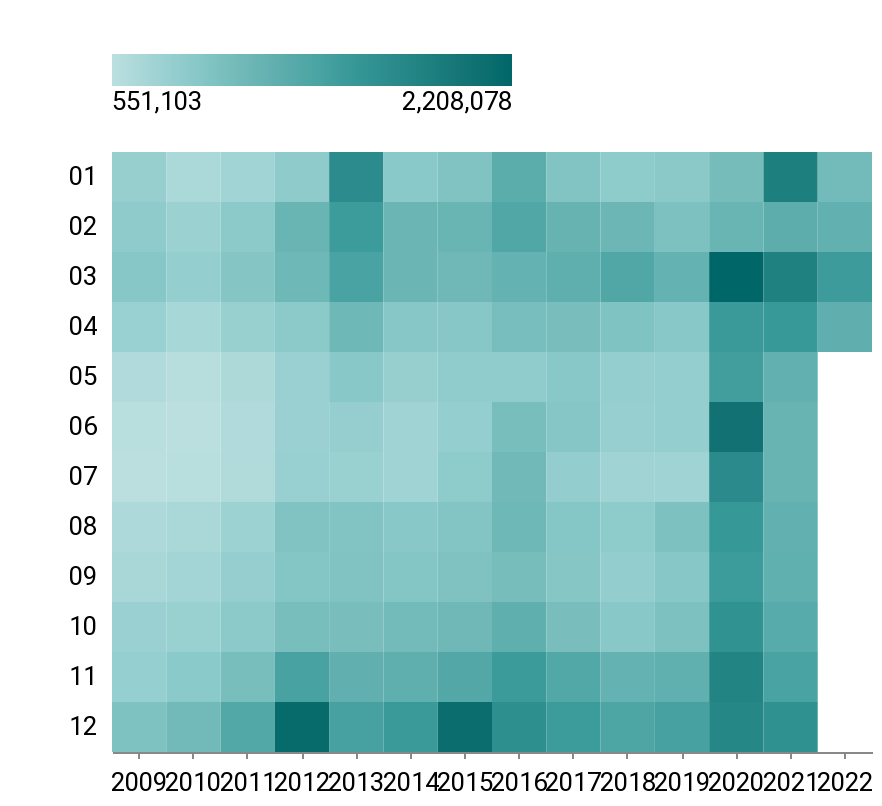

The code cell stored with this chart in its notebook:
### Code cell
heatmap = (
    (
        alt.Chart(grouped)
        .mark_rect()
        .encode(
            x=alt.X(
                "year:O",
                axis=alt.Axis(title=""),
            ),
            y=alt.Y(
                "month:O",
                axis=alt.Axis(title=""),
            ),
            color=alt.Color(
                ("totals_no_permits:Q"),
                title="",
                scale=alt.Scale(scheme="teals", reverse=False),
            ),
        )
    )
    .properties(
        width=380,
        height=300,
        title=f" ",
    )
    .configure_legend(orient="top", tickCount=1)
)
heatmap.display()

### Figure 1 — Vega-Lite specification as saved in the notebook (floating-point values rounded to 4 significant figures; data arrays with more than 128 entries replaced by an {"elided": "..."} marker saying what was removed)
{"config": {"view": {"width": 800, "height": 450, "strokeOpacity": 0}, "background": "#ffffff", "title": {"anchor": "start", "font": "Summit Sans", "fontColor": "palette[\"black\"]", "fontSize": 18, "fontWeight": "normal"}, "arc": {"fill": "#00d4d8"}, "area": {"fill": "#00d4d8"}, "line": {"stroke": "#00d4d8", "strokeWidth": 3}, "path": {"stroke": "#00d4d8"}, "rect": {"fill": "#00d4d8"}, "shape": {"stroke": "#00d4d8"}, "bar": {"fill": "#00d4d8"}, "point": {"stroke": "#00d4d8"}, "symbol": {"fill": "#00d4d8", "size": 30}, "axis": {"titleFont": "Roboto", "titleFontSize": 15, "titleFontWeight": "normal", "labelFont": "Roboto, sans", "labelFontSize": 13, "labelFontWeight": "normal"}, "axisX": {"labelAngle": 0, "labelPadding": 6, "tickSize": 3, "grid": false}, "axisY": {"labelBaseline": "middle", "maxExtent": 45, "minExtent": 45, "titleAlign": "left", "titleAngle": 0, "titleX": -45, "titleY": -11, "domainOpacity": 0, "gridWidth": 0.6, "gridColor": "#dddddd", "offset": 6, "tickSize": 0, "titleColor": "#767676"}, "legend": {"titleFont": "Roboto", "titleFontSize": 15, "titleFontWeight": "normal", "symbolType": "square", "labelFont": "Roboto, sans", "labelFontSize": 13, "orient": "top", "tickCount": 1}, "range": {"category": ["#005f66", "#e37e2d", "#d64a3b", "#76b0ef", "#c1bc40"], "diverging": ["#e68a4f", "#f4bb6a", "#f9e39c", "#dadfe2", "#a6b7c6", "#849eae"], "heatmap": ["#7ff6f6", "#00eeef", "#00d4d8", "#00abb2", "#00848b", "#fbf2c7", "#00363d"], "ordinal": ["#7ff6f6", "#00eeef", "#00d4d8", "#00abb2", "#00848b", "#fbf2c7", "#00363d"], "ramp": ["#7ff6f6", "#00eeef", "#00d4d8", "#00abb2", "#00848b", "#fbf2c7", "#00363d"]}}, "data": {"name": "data-254cc3b424e48b1801517d14e3467457"}, "mark": "rect", "encoding": {"color": {"field": "totals_no_permits", "scale": {"reverse": false, "scheme": "teals"}, "title": "", "type": "quantitative"}, "x": {"axis": {"title": ""}, "field": "year", "type": "ordinal"}, "y": {"axis": {"title": ""}, "field": "month", "type": "ordinal"}}, "height": 300, "title": " ", "width": 380, "$schema": "https://vega.github.io/schema/vega-lite/v4.17.0.json", "datasets": {"data-254cc3b424e48b1801517d14e3467457": {"elided": "160 records"}}}
